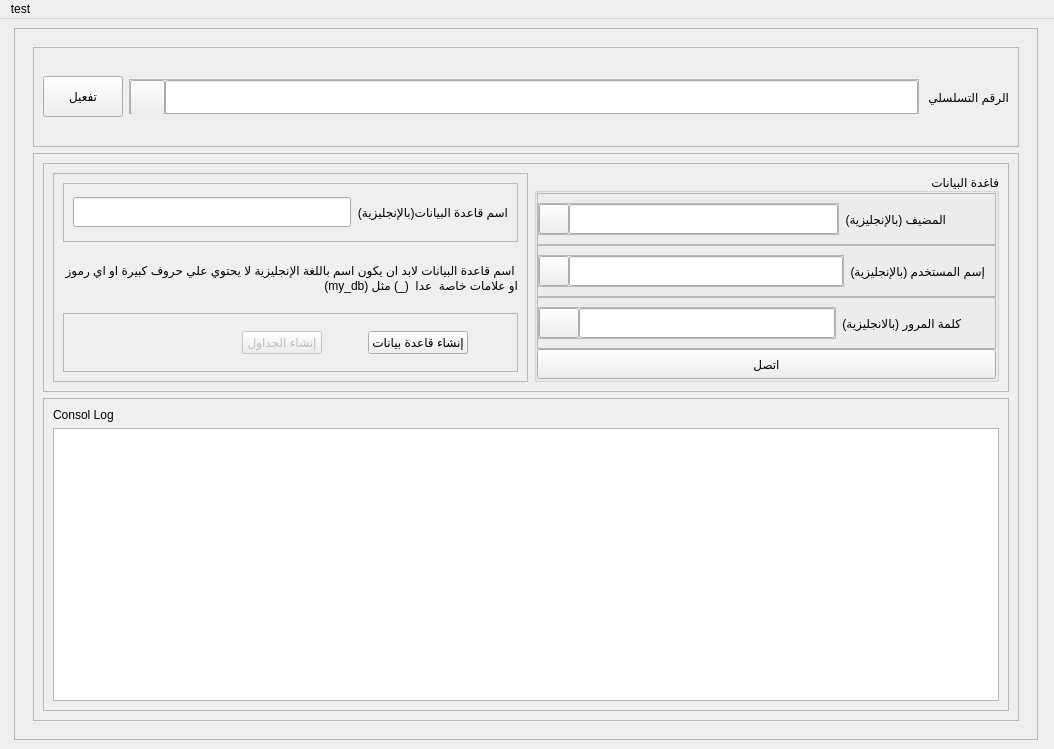
<?xml version="1.0" encoding="UTF-8"?>
<ui version="4.0">
 <class>MainWindow</class>
 <widget class="QMainWindow" name="MainWindow">
  <property name="geometry">
   <rect>
    <x>0</x>
    <y>0</y>
    <width>1054</width>
    <height>749</height>
   </rect>
  </property>
  <property name="windowTitle">
   <string>IceStore</string>
  </property>
  <widget class="QWidget" name="centralwidget">
   <layout class="QHBoxLayout" name="horizontalLayout">
    <item>
     <spacer name="horizontalSpacer">
      <property name="orientation">
       <enum>Qt::Horizontal</enum>
      </property>
      <property name="sizeHint" stdset="0">
       <size>
        <width>14</width>
        <height>20</height>
       </size>
      </property>
     </spacer>
    </item>
    <item>
     <widget class="QFrame" name="frame">
      <property name="minimumSize">
       <size>
        <width>1024</width>
        <height>0</height>
       </size>
      </property>
      <property name="frameShape">
       <enum>QFrame::StyledPanel</enum>
      </property>
      <property name="frameShadow">
       <enum>QFrame::Raised</enum>
      </property>
      <layout class="QHBoxLayout" name="horizontalLayout_2">
       <item>
        <widget class="QStackedWidget" name="stackedWidget">
         <property name="currentIndex">
          <number>0</number>
         </property>
         <widget class="QWidget" name="page">
          <layout class="QVBoxLayout" name="verticalLayout">
           <item>
            <widget class="QFrame" name="frame_2">
             <property name="minimumSize">
              <size>
               <width>0</width>
               <height>100</height>
              </size>
             </property>
             <property name="maximumSize">
              <size>
               <width>16777215</width>
               <height>100</height>
              </size>
             </property>
             <property name="frameShape">
              <enum>QFrame::StyledPanel</enum>
             </property>
             <property name="frameShadow">
              <enum>QFrame::Raised</enum>
             </property>
             <layout class="QHBoxLayout" name="horizontalLayout_3">
              <item>
               <widget class="QPushButton" name="activate_app">
                <property name="minimumSize">
                 <size>
                  <width>0</width>
                  <height>41</height>
                 </size>
                </property>
                <property name="text">
                 <string>تفعيل</string>
                </property>
               </widget>
              </item>
              <item>
               <widget class="QFrame" name="frame_4">
                <property name="minimumSize">
                 <size>
                  <width>0</width>
                  <height>35</height>
                 </size>
                </property>
                <property name="maximumSize">
                 <size>
                  <width>16777215</width>
                  <height>35</height>
                 </size>
                </property>
                <property name="frameShape">
                 <enum>QFrame::StyledPanel</enum>
                </property>
                <property name="frameShadow">
                 <enum>QFrame::Raised</enum>
                </property>
                <layout class="QHBoxLayout" name="horizontalLayout_4">
                 <property name="spacing">
                  <number>0</number>
                 </property>
                 <property name="leftMargin">
                  <number>0</number>
                 </property>
                 <property name="topMargin">
                  <number>0</number>
                 </property>
                 <property name="rightMargin">
                  <number>0</number>
                 </property>
                 <property name="bottomMargin">
                  <number>0</number>
                 </property>
                 <item>
                  <widget class="QToolButton" name="show_serial_field">
                   <property name="minimumSize">
                    <size>
                     <width>35</width>
                     <height>35</height>
                    </size>
                   </property>
                   <property name="text">
                    <string/>
                   </property>
                   <property name="checkable">
                    <bool>true</bool>
                   </property>
                  </widget>
                 </item>
                 <item>
                  <widget class="QLineEdit" name="serial_field">
                   <property name="minimumSize">
                    <size>
                     <width>0</width>
                     <height>34</height>
                    </size>
                   </property>
                   <property name="maximumSize">
                    <size>
                     <width>16777215</width>
                     <height>34</height>
                    </size>
                   </property>
                   <property name="echoMode">
                    <enum>QLineEdit::Password</enum>
                   </property>
                   <property name="alignment">
                    <set>Qt::AlignRight|Qt::AlignTrailing|Qt::AlignVCenter</set>
                   </property>
                  </widget>
                 </item>
                </layout>
               </widget>
              </item>
              <item>
               <widget class="QLabel" name="label">
                <property name="text">
                 <string>الرقم التسلسلي </string>
                </property>
               </widget>
              </item>
             </layout>
            </widget>
           </item>
           <item>
            <widget class="QFrame" name="frame_3">
             <property name="frameShape">
              <enum>QFrame::StyledPanel</enum>
             </property>
             <property name="frameShadow">
              <enum>QFrame::Raised</enum>
             </property>
             <layout class="QVBoxLayout" name="verticalLayout_6">
              <item>
               <widget class="QFrame" name="db_frame">
                <property name="frameShape">
                 <enum>QFrame::StyledPanel</enum>
                </property>
                <property name="frameShadow">
                 <enum>QFrame::Raised</enum>
                </property>
                <layout class="QHBoxLayout" name="horizontalLayout_13">
                 <item>
                  <widget class="QFrame" name="db_name_frame">
                   <property name="frameShape">
                    <enum>QFrame::StyledPanel</enum>
                   </property>
                   <property name="frameShadow">
                    <enum>QFrame::Raised</enum>
                   </property>
                   <layout class="QVBoxLayout" name="verticalLayout_5">
                    <item>
                     <widget class="QFrame" name="frame_15">
                      <property name="frameShape">
                       <enum>QFrame::StyledPanel</enum>
                      </property>
                      <property name="frameShadow">
                       <enum>QFrame::Raised</enum>
                      </property>
                      <layout class="QHBoxLayout" name="horizontalLayout_11">
                       <item>
                        <widget class="QLineEdit" name="dbname_field">
                         <property name="minimumSize">
                          <size>
                           <width>0</width>
                           <height>30</height>
                          </size>
                         </property>
                         <property name="maximumSize">
                          <size>
                           <width>16777215</width>
                           <height>30</height>
                          </size>
                         </property>
                         <property name="alignment">
                          <set>Qt::AlignRight|Qt::AlignTrailing|Qt::AlignVCenter</set>
                         </property>
                        </widget>
                       </item>
                       <item>
                        <widget class="QLabel" name="label_6">
                         <property name="text">
                          <string>اسم قاعدة البيانات(بالإنجليزية)</string>
                         </property>
                        </widget>
                       </item>
                      </layout>
                     </widget>
                    </item>
                    <item>
                     <widget class="QLabel" name="label_7">
                      <property name="text">
                       <string>اسم قاعدة البيانات لابد ان يكون اسم باللغة الإنجليزية لا يحتوي علي حروف كبيرة او اي رموز او علامات خاصة  عدا  (_) مثل (my_db)</string>
                      </property>
                      <property name="alignment">
                       <set>Qt::AlignLeading|Qt::AlignLeft|Qt::AlignVCenter</set>
                      </property>
                      <property name="wordWrap">
                       <bool>true</bool>
                      </property>
                     </widget>
                    </item>
                    <item>
                     <widget class="QFrame" name="frame_16">
                      <property name="frameShape">
                       <enum>QFrame::StyledPanel</enum>
                      </property>
                      <property name="frameShadow">
                       <enum>QFrame::Raised</enum>
                      </property>
                      <layout class="QHBoxLayout" name="horizontalLayout_12">
                       <item>
                        <spacer name="horizontalSpacer_8">
                         <property name="orientation">
                          <enum>Qt::Horizontal</enum>
                         </property>
                         <property name="sizeHint" stdset="0">
                          <size>
                           <width>169</width>
                           <height>20</height>
                          </size>
                         </property>
                        </spacer>
                       </item>
                       <item>
                        <widget class="QPushButton" name="db_migrate">
                         <property name="enabled">
                          <bool>false</bool>
                         </property>
                         <property name="text">
                          <string>إنشاء الجداول</string>
                         </property>
                        </widget>
                       </item>
                       <item>
                        <spacer name="horizontalSpacer_10">
                         <property name="orientation">
                          <enum>Qt::Horizontal</enum>
                         </property>
                         <property name="sizeHint" stdset="0">
                          <size>
                           <width>40</width>
                           <height>20</height>
                          </size>
                         </property>
                        </spacer>
                       </item>
                       <item>
                        <widget class="QPushButton" name="db_create">
                         <property name="text">
                          <string>إنشاء قاعدة بيانات</string>
                         </property>
                        </widget>
                       </item>
                       <item>
                        <spacer name="horizontalSpacer_9">
                         <property name="orientation">
                          <enum>Qt::Horizontal</enum>
                         </property>
                         <property name="sizeHint" stdset="0">
                          <size>
                           <width>40</width>
                           <height>20</height>
                          </size>
                         </property>
                        </spacer>
                       </item>
                      </layout>
                     </widget>
                    </item>
                   </layout>
                  </widget>
                 </item>
                 <item>
                  <widget class="QGroupBox" name="groupBox">
                   <property name="title">
                    <string>فاغدة البيانات</string>
                   </property>
                   <property name="alignment">
                    <set>Qt::AlignRight|Qt::AlignTrailing|Qt::AlignVCenter</set>
                   </property>
                   <property name="flat">
                    <bool>true</bool>
                   </property>
                   <layout class="QVBoxLayout" name="verticalLayout_4">
                    <property name="spacing">
                     <number>0</number>
                    </property>
                    <property name="leftMargin">
                     <number>0</number>
                    </property>
                    <property name="topMargin">
                     <number>0</number>
                    </property>
                    <property name="rightMargin">
                     <number>0</number>
                    </property>
                    <property name="bottomMargin">
                     <number>0</number>
                    </property>
                    <item>
                     <widget class="QFrame" name="frame_8">
                      <property name="frameShape">
                       <enum>QFrame::StyledPanel</enum>
                      </property>
                      <property name="frameShadow">
                       <enum>QFrame::Raised</enum>
                      </property>
                      <layout class="QHBoxLayout" name="horizontalLayout_10">
                       <property name="leftMargin">
                        <number>0</number>
                       </property>
                       <item>
                        <widget class="QFrame" name="frame_13">
                         <property name="frameShape">
                          <enum>QFrame::StyledPanel</enum>
                         </property>
                         <property name="frameShadow">
                          <enum>QFrame::Raised</enum>
                         </property>
                         <layout class="QHBoxLayout" name="horizontalLayout_5">
                          <property name="spacing">
                           <number>0</number>
                          </property>
                          <property name="leftMargin">
                           <number>0</number>
                          </property>
                          <property name="topMargin">
                           <number>0</number>
                          </property>
                          <property name="rightMargin">
                           <number>0</number>
                          </property>
                          <property name="bottomMargin">
                           <number>0</number>
                          </property>
                          <item>
                           <widget class="QToolButton" name="show_host_field">
                            <property name="minimumSize">
                             <size>
                              <width>30</width>
                              <height>30</height>
                             </size>
                            </property>
                            <property name="text">
                             <string/>
                            </property>
                            <property name="checkable">
                             <bool>true</bool>
                            </property>
                           </widget>
                          </item>
                          <item>
                           <widget class="QLineEdit" name="host_field">
                            <property name="minimumSize">
                             <size>
                              <width>0</width>
                              <height>30</height>
                             </size>
                            </property>
                            <property name="echoMode">
                             <enum>QLineEdit::Password</enum>
                            </property>
                            <property name="alignment">
                             <set>Qt::AlignRight|Qt::AlignTrailing|Qt::AlignVCenter</set>
                            </property>
                           </widget>
                          </item>
                         </layout>
                        </widget>
                       </item>
                       <item>
                        <widget class="QLabel" name="label_3">
                         <property name="text">
                          <string>المضيف (بالإنجليزية)</string>
                         </property>
                        </widget>
                       </item>
                       <item>
                        <spacer name="horizontalSpacer_5">
                         <property name="orientation">
                          <enum>Qt::Horizontal</enum>
                         </property>
                         <property name="sizeType">
                          <enum>QSizePolicy::Preferred</enum>
                         </property>
                         <property name="sizeHint" stdset="0">
                          <size>
                           <width>40</width>
                           <height>20</height>
                          </size>
                         </property>
                        </spacer>
                       </item>
                      </layout>
                     </widget>
                    </item>
                    <item>
                     <widget class="QFrame" name="frame_9">
                      <property name="frameShape">
                       <enum>QFrame::StyledPanel</enum>
                      </property>
                      <property name="frameShadow">
                       <enum>QFrame::Raised</enum>
                      </property>
                      <layout class="QHBoxLayout" name="horizontalLayout_9">
                       <property name="leftMargin">
                        <number>0</number>
                       </property>
                       <item>
                        <widget class="QFrame" name="frame_12">
                         <property name="frameShape">
                          <enum>QFrame::StyledPanel</enum>
                         </property>
                         <property name="frameShadow">
                          <enum>QFrame::Raised</enum>
                         </property>
                         <layout class="QHBoxLayout" name="horizontalLayout_6">
                          <property name="spacing">
                           <number>0</number>
                          </property>
                          <property name="leftMargin">
                           <number>0</number>
                          </property>
                          <property name="topMargin">
                           <number>0</number>
                          </property>
                          <property name="rightMargin">
                           <number>0</number>
                          </property>
                          <property name="bottomMargin">
                           <number>0</number>
                          </property>
                          <item>
                           <widget class="QToolButton" name="show_username_field">
                            <property name="sizePolicy">
                             <sizepolicy hsizetype="Preferred" vsizetype="Fixed">
                              <horstretch>0</horstretch>
                              <verstretch>0</verstretch>
                             </sizepolicy>
                            </property>
                            <property name="minimumSize">
                             <size>
                              <width>30</width>
                              <height>0</height>
                             </size>
                            </property>
                            <property name="maximumSize">
                             <size>
                              <width>30</width>
                              <height>30</height>
                             </size>
                            </property>
                            <property name="text">
                             <string/>
                            </property>
                            <property name="checkable">
                             <bool>true</bool>
                            </property>
                           </widget>
                          </item>
                          <item>
                           <widget class="QLineEdit" name="username_field">
                            <property name="sizePolicy">
                             <sizepolicy hsizetype="Expanding" vsizetype="Fixed">
                              <horstretch>0</horstretch>
                              <verstretch>0</verstretch>
                             </sizepolicy>
                            </property>
                            <property name="minimumSize">
                             <size>
                              <width>0</width>
                              <height>30</height>
                             </size>
                            </property>
                            <property name="maximumSize">
                             <size>
                              <width>16777215</width>
                              <height>30</height>
                             </size>
                            </property>
                            <property name="echoMode">
                             <enum>QLineEdit::Password</enum>
                            </property>
                            <property name="alignment">
                             <set>Qt::AlignRight|Qt::AlignTrailing|Qt::AlignVCenter</set>
                            </property>
                           </widget>
                          </item>
                         </layout>
                        </widget>
                       </item>
                       <item>
                        <widget class="QLabel" name="label_4">
                         <property name="text">
                          <string>إسم المستخدم (بالإنجليزية)</string>
                         </property>
                        </widget>
                       </item>
                       <item>
                        <spacer name="horizontalSpacer_6">
                         <property name="orientation">
                          <enum>Qt::Horizontal</enum>
                         </property>
                         <property name="sizeType">
                          <enum>QSizePolicy::Preferred</enum>
                         </property>
                         <property name="sizeHint" stdset="0">
                          <size>
                           <width>1</width>
                           <height>20</height>
                          </size>
                         </property>
                        </spacer>
                       </item>
                      </layout>
                     </widget>
                    </item>
                    <item>
                     <widget class="QFrame" name="frame_10">
                      <property name="frameShape">
                       <enum>QFrame::StyledPanel</enum>
                      </property>
                      <property name="frameShadow">
                       <enum>QFrame::Raised</enum>
                      </property>
                      <layout class="QHBoxLayout" name="horizontalLayout_8">
                       <property name="leftMargin">
                        <number>0</number>
                       </property>
                       <item>
                        <widget class="QFrame" name="frame_6">
                         <property name="frameShape">
                          <enum>QFrame::StyledPanel</enum>
                         </property>
                         <property name="frameShadow">
                          <enum>QFrame::Raised</enum>
                         </property>
                         <layout class="QHBoxLayout" name="horizontalLayout_7">
                          <property name="spacing">
                           <number>0</number>
                          </property>
                          <property name="leftMargin">
                           <number>0</number>
                          </property>
                          <property name="topMargin">
                           <number>0</number>
                          </property>
                          <property name="rightMargin">
                           <number>0</number>
                          </property>
                          <property name="bottomMargin">
                           <number>0</number>
                          </property>
                          <item>
                           <widget class="QPushButton" name="show_password_field">
                            <property name="minimumSize">
                             <size>
                              <width>30</width>
                              <height>30</height>
                             </size>
                            </property>
                            <property name="maximumSize">
                             <size>
                              <width>16777215</width>
                              <height>30</height>
                             </size>
                            </property>
                            <property name="text">
                             <string/>
                            </property>
                            <property name="checkable">
                             <bool>true</bool>
                            </property>
                           </widget>
                          </item>
                          <item>
                           <widget class="QLineEdit" name="password_field">
                            <property name="minimumSize">
                             <size>
                              <width>0</width>
                              <height>30</height>
                             </size>
                            </property>
                            <property name="maximumSize">
                             <size>
                              <width>16777215</width>
                              <height>30</height>
                             </size>
                            </property>
                            <property name="echoMode">
                             <enum>QLineEdit::Password</enum>
                            </property>
                            <property name="alignment">
                             <set>Qt::AlignRight|Qt::AlignTrailing|Qt::AlignVCenter</set>
                            </property>
                           </widget>
                          </item>
                         </layout>
                        </widget>
                       </item>
                       <item>
                        <widget class="QLabel" name="label_5">
                         <property name="text">
                          <string>كلمة المرور (بالانجليزية)</string>
                         </property>
                        </widget>
                       </item>
                       <item>
                        <spacer name="horizontalSpacer_7">
                         <property name="orientation">
                          <enum>Qt::Horizontal</enum>
                         </property>
                         <property name="sizeType">
                          <enum>QSizePolicy::Preferred</enum>
                         </property>
                         <property name="sizeHint" stdset="0">
                          <size>
                           <width>25</width>
                           <height>20</height>
                          </size>
                         </property>
                        </spacer>
                       </item>
                      </layout>
                     </widget>
                    </item>
                    <item>
                     <widget class="QPushButton" name="db_connect">
                      <property name="minimumSize">
                       <size>
                        <width>0</width>
                        <height>30</height>
                       </size>
                      </property>
                      <property name="text">
                       <string>اتصل</string>
                      </property>
                     </widget>
                    </item>
                   </layout>
                  </widget>
                 </item>
                </layout>
               </widget>
              </item>
              <item>
               <widget class="QFrame" name="frame_7">
                <property name="frameShape">
                 <enum>QFrame::StyledPanel</enum>
                </property>
                <property name="frameShadow">
                 <enum>QFrame::Raised</enum>
                </property>
                <layout class="QVBoxLayout" name="verticalLayout_3">
                 <item>
                  <widget class="QLabel" name="label_2">
                   <property name="text">
                    <string>Consol Log</string>
                   </property>
                  </widget>
                 </item>
                 <item>
                  <widget class="QPlainTextEdit" name="console">
                   <property name="readOnly">
                    <bool>true</bool>
                   </property>
                  </widget>
                 </item>
                </layout>
               </widget>
              </item>
             </layout>
            </widget>
           </item>
          </layout>
         </widget>
         <widget class="QWidget" name="page_2">
          <layout class="QGridLayout" name="gridLayout">
           <item row="1" column="0">
            <spacer name="horizontalSpacer_3">
             <property name="orientation">
              <enum>Qt::Horizontal</enum>
             </property>
             <property name="sizeHint" stdset="0">
              <size>
               <width>284</width>
               <height>20</height>
              </size>
             </property>
            </spacer>
           </item>
           <item row="1" column="1" colspan="2">
            <widget class="QFrame" name="frame_5">
             <property name="minimumSize">
              <size>
               <width>400</width>
               <height>400</height>
              </size>
             </property>
             <property name="maximumSize">
              <size>
               <width>400</width>
               <height>400</height>
              </size>
             </property>
             <property name="frameShape">
              <enum>QFrame::StyledPanel</enum>
             </property>
             <property name="frameShadow">
              <enum>QFrame::Raised</enum>
             </property>
             <layout class="QVBoxLayout" name="verticalLayout_2">
              <item>
               <spacer name="verticalSpacer_4">
                <property name="orientation">
                 <enum>Qt::Vertical</enum>
                </property>
                <property name="sizeHint" stdset="0">
                 <size>
                  <width>20</width>
                  <height>40</height>
                 </size>
                </property>
               </spacer>
              </item>
              <item>
               <widget class="QLineEdit" name="password">
                <property name="minimumSize">
                 <size>
                  <width>0</width>
                  <height>35</height>
                 </size>
                </property>
                <property name="echoMode">
                 <enum>QLineEdit::Password</enum>
                </property>
               </widget>
              </item>
              <item>
               <widget class="QLineEdit" name="show_serial">
                <property name="minimumSize">
                 <size>
                  <width>0</width>
                  <height>35</height>
                 </size>
                </property>
                <property name="maximumSize">
                 <size>
                  <width>16777215</width>
                  <height>35</height>
                 </size>
                </property>
                <property name="readOnly">
                 <bool>true</bool>
                </property>
               </widget>
              </item>
              <item>
               <spacer name="verticalSpacer_3">
                <property name="orientation">
                 <enum>Qt::Vertical</enum>
                </property>
                <property name="sizeHint" stdset="0">
                 <size>
                  <width>20</width>
                  <height>149</height>
                 </size>
                </property>
               </spacer>
              </item>
              <item>
               <widget class="QPushButton" name="check_serial">
                <property name="minimumSize">
                 <size>
                  <width>0</width>
                  <height>35</height>
                 </size>
                </property>
                <property name="text">
                 <string>عرض</string>
                </property>
               </widget>
              </item>
             </layout>
            </widget>
           </item>
           <item row="1" column="3">
            <spacer name="horizontalSpacer_4">
             <property name="orientation">
              <enum>Qt::Horizontal</enum>
             </property>
             <property name="sizeHint" stdset="0">
              <size>
               <width>284</width>
               <height>20</height>
              </size>
             </property>
            </spacer>
           </item>
           <item row="0" column="1">
            <spacer name="verticalSpacer_2">
             <property name="orientation">
              <enum>Qt::Vertical</enum>
             </property>
             <property name="sizeHint" stdset="0">
              <size>
               <width>20</width>
               <height>120</height>
              </size>
             </property>
            </spacer>
           </item>
           <item row="2" column="2">
            <spacer name="verticalSpacer">
             <property name="orientation">
              <enum>Qt::Vertical</enum>
             </property>
             <property name="sizeHint" stdset="0">
              <size>
               <width>20</width>
               <height>119</height>
              </size>
             </property>
            </spacer>
           </item>
          </layout>
         </widget>
        </widget>
       </item>
      </layout>
     </widget>
    </item>
    <item>
     <spacer name="horizontalSpacer_2">
      <property name="orientation">
       <enum>Qt::Horizontal</enum>
      </property>
      <property name="sizeHint" stdset="0">
       <size>
        <width>15</width>
        <height>20</height>
       </size>
      </property>
     </spacer>
    </item>
   </layout>
  </widget>
  <widget class="QMenuBar" name="menubar">
   <property name="geometry">
    <rect>
     <x>0</x>
     <y>0</y>
     <width>1054</width>
     <height>21</height>
    </rect>
   </property>
   <widget class="QMenu" name="menugot">
    <property name="title">
     <string>test</string>
    </property>
    <addaction name="actiongot1"/>
    <addaction name="actiongo_to_2"/>
   </widget>
   <addaction name="menugot"/>
  </widget>
  <action name="actiongot1">
   <property name="text">
    <string>go to 1</string>
   </property>
  </action>
  <action name="actiongo_to_2">
   <property name="text">
    <string>go to 0</string>
   </property>
  </action>
 </widget>
 <resources/>
 <connections/>
</ui>
